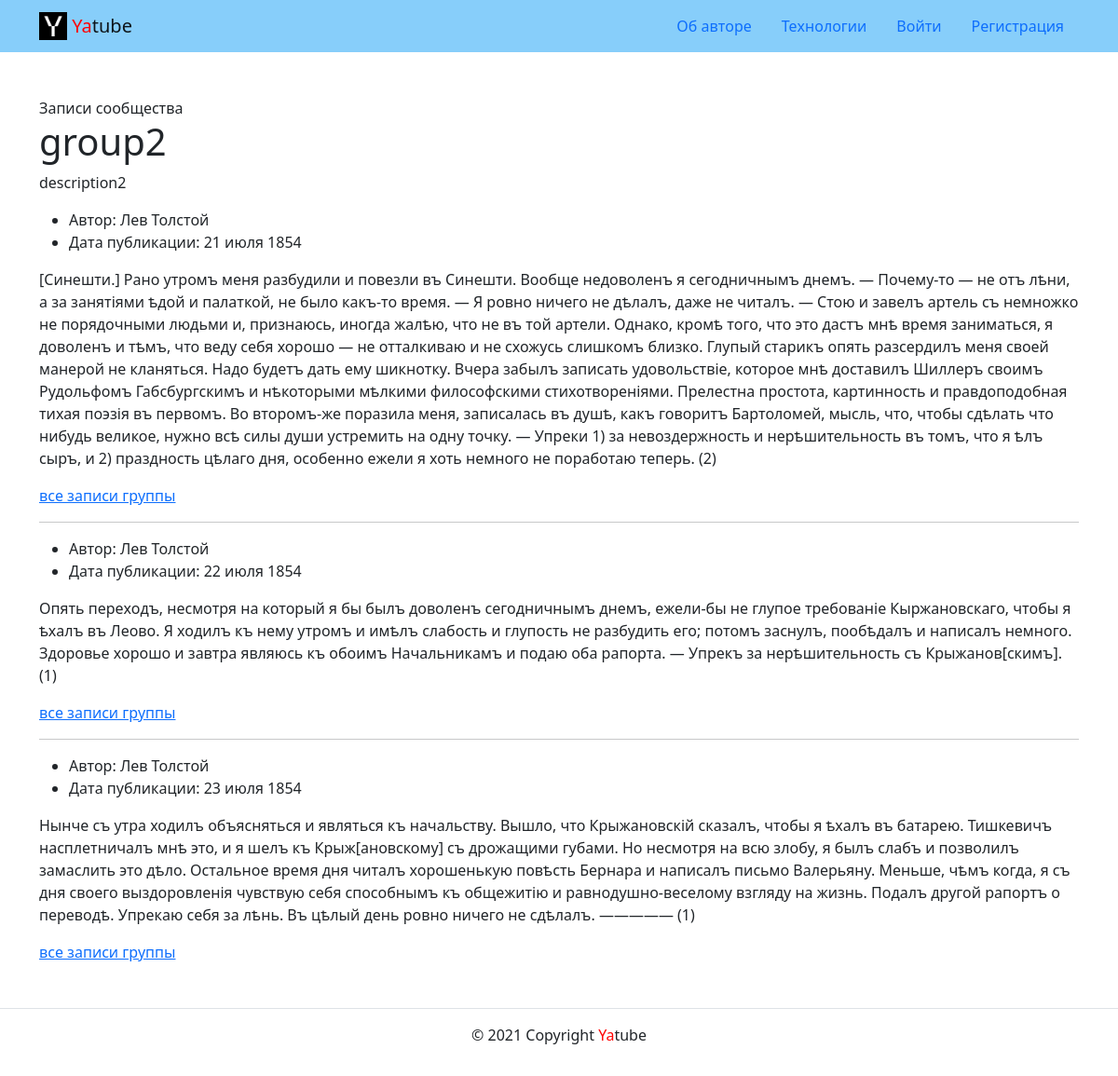
The page /group/group2/ on the database as committed earlier.
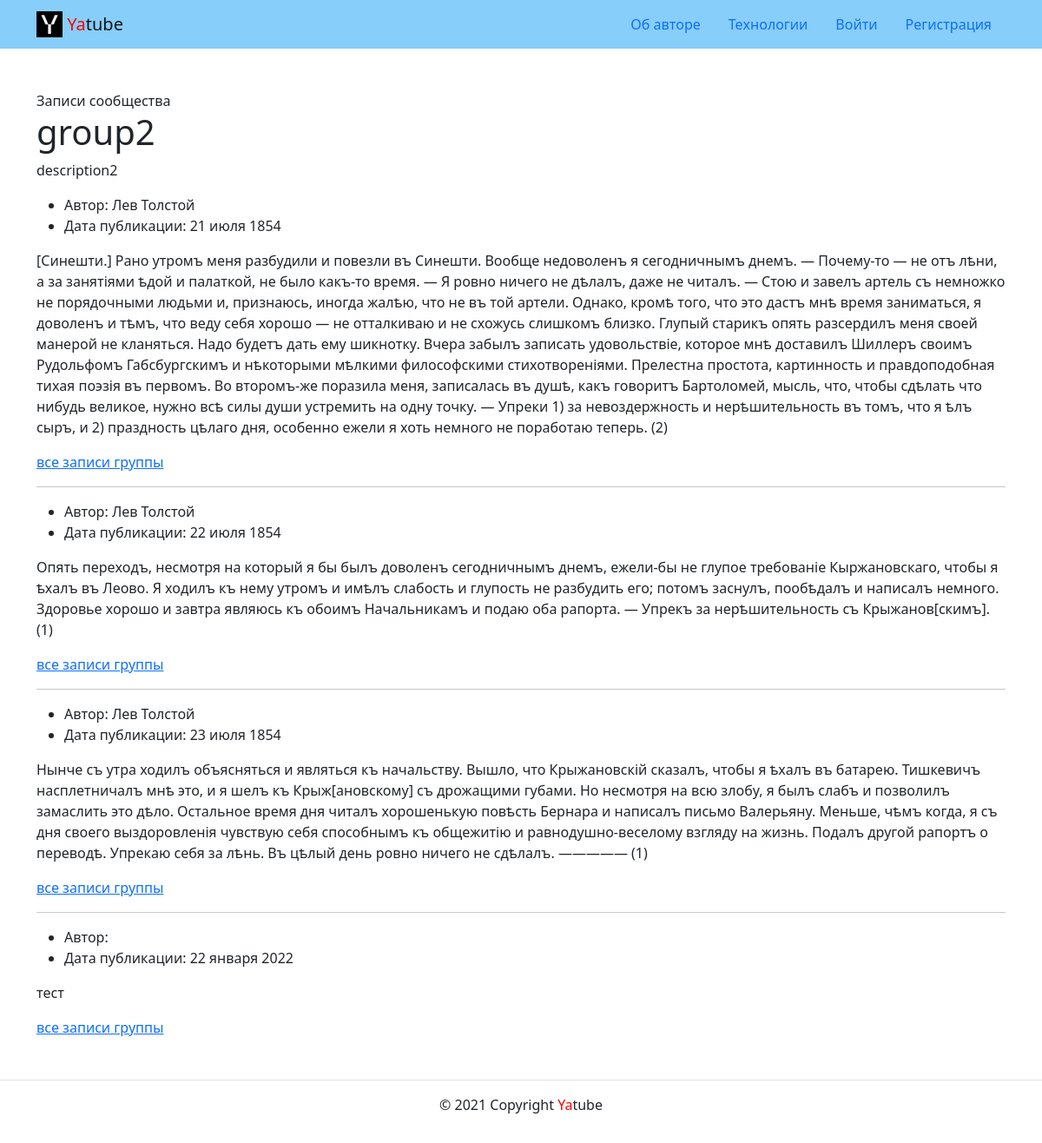
The same page on the database as committed later.
### posts/models.py (models this page shows, shortened)
class Group(models.Model):
    title = models.CharField(max_length=200)
    slug = models.SlugField(max_length=200, unique=True)
    description = models.TextField()

class Post(models.Model):
    text = models.TextField()
    pub_date = models.DateTimeField('date published', auto_now_add=True)
    author = models.ForeignKey(
        User,
        on_delete=models.CASCADE,
        related_name='posts'
    )
    group = models.ForeignKey(
        Group,
        on_delete=models.SET_NULL,
        max_length=50,
        related_name='posts',
        blank=True,
        null=True
    )

### posts/views.py (the view)
# urls.py: path('group/<slug:slug>/', views.group_posts, name='group'),
def group_posts(request, slug):
    group = get_object_or_404(Group, slug=slug)
    posts = group.posts.all()
    paginator = Paginator(posts, 10)
    page_number = request.GET.get('page')
    page_obj = paginator.get_page(page_number)
    context = {
        'group': group,
        'page_obj': page_obj,
    }
    return render(request, 'posts/group_list.html', context)

### templates/posts/group_list.html (shortened to what this page needs)
{% extends 'base.html' %}
{% block content %}
<main>
  <div class="container py-5">
    Записи сообщества
    <h1>{{ group.title }}</h1>
    <p>{{ group.description }}</p>
      {% for post in page_obj %}
        <ul>
          <li>
            Автор: {{ post.author.get_full_name }}
          </li>
          <li>
            Дата публикации: {{ post.pub_date|date:"d E Y" }}
          </li>
        </ul>
      <p>{{ post.text }}</p>
      {% if post.group %}
      <a href="{% url 'posts:group' slug=post.group.slug %}">все записи группы</a>
      {% endif %}
      {% if not forloop.last %}<hr>{% endif %}
      {% endfor %}
  </div>
</main>
{% endblock %}

### templates/base.html (shortened to what this page needs)
{% load static %}
<!DOCTYPE html>
<html lang="ru">
  <head>
    <link rel="stylesheet" href="{% static 'css/bootstrap.min.css' %}">
  </head>
  <body>
    <header>
      {% include 'includes/header.html' %}
    </header>
    <main>
      {% block content %}{% endblock %}
    </main>
    <footer>
      {% include 'includes/footer.html' %}
    </footer>
  </body>
</html>

### templates/includes/header.html
{% load static %}
<header>
  <nav class="navbar navbar-light" style="background-color: lightskyblue">
    <div class="container">
      <a class="navbar-brand" href="{% url 'posts:index' %}">
        <img src="{% static 'img/logo.png' %}" width="30" height="30" class="d-inline-block align-top" alt="">
        <span style="color:red">Ya</span>tube
      </a>
      {% with request.resolver_match.view_name as view_name %}
      <ul class="nav nav-pills">
        <li class="nav-item">
          <a class="nav-link {% if view_name  == 'about:author' %}active{% endif %}"
            href="{% url 'about:author' %}">Об авторе</a>
        </li>
        <li class="nav-item">
          <a class="nav-link {% if view_name  == 'about:tech' %}active{% endif %}"
            href="{% url 'about:tech' %}">Технологии</a>
        </li>
        {% if request.user.is_authenticated %}
        <li class="nav-item">
          <a class="nav-link" href="{% url 'posts:post_create' %}">Новая запись</a>
        </li>
        <li class="nav-item">
          <a class="nav-link" href="">Изменить пароль</a>
        </li>
        <li class="nav-item">
          <a class="nav-link" href="{% url 'users:logout' %}">Выйти</a>
        </li>
        <li>
          Пользователь: {{ user.username }}
        <li>
        {% else %}
        <li class="nav-item">
          <a class="nav-link {% if view_name  == 'users:login' %}active{% endif %}"
            href="{% url 'users:login' %}">Войти</a>
        </li>
        <li class="nav-item">
          <a class="nav-link {% if view_name  == 'users:signup' %}active{% endif %}"
            href="{% url 'users:signup' %}">Регистрация</a>
        </li>
        {% endif %}
      </ul>
      {% endwith %}
    </div>
  </nav>
</header>

### templates/includes/footer.html
<footer class="border-top text-center py-3">
    <p>© 2021 Copyright <span style="color:red">Ya</span>tube</p>
</footer>

Rows that differ between the two databases and show on the page:
added Post: pub_date "22 января 2022", text "тест", shows "все записи группы"
